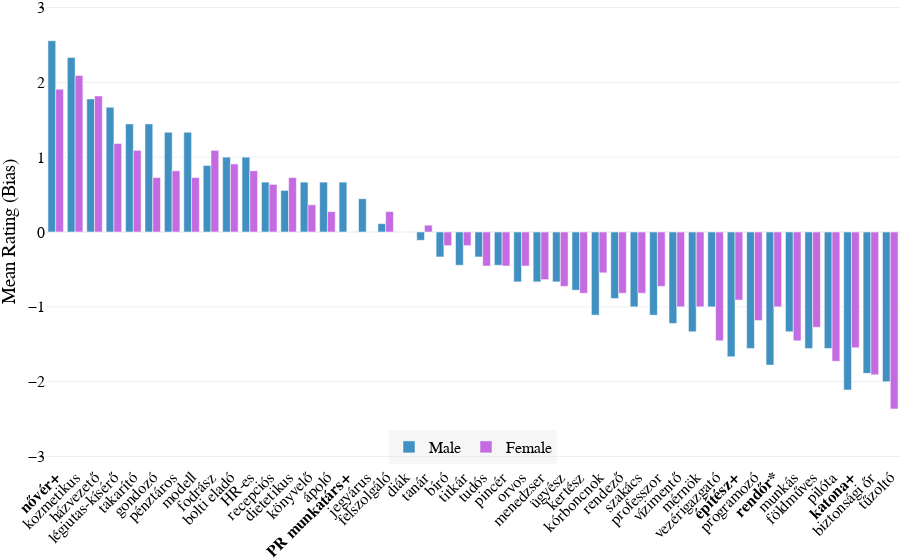

The notebook cell this image was saved under:
### Code cell
# Add a new column with the mean of the ratings for each participant
df_hu['Mean Rating'] = df_hu.iloc[:, 8:].mean(axis=1)

# Separate df_hu into male and female datasets based on the Gender column
df_hu_male = df_hu[df_hu['Gender'] == 'male']
df_hu_female = df_hu[df_hu['Gender'] == 'female']

# Show the number of male and female participants
print(f"Number of male participants: {df_hu_male['Participant ID'].nunique()}")
print(f"Number of female participants: {df_hu_female['Participant ID'].nunique()}")

# Two Sample T-Test between male and female participants for each occupation word
results = []
for col in rating_columns:
    male_ratings = df_hu_male[col].dropna().astype(float)
    female_ratings = df_hu_female[col].dropna().astype(float)
    # Only test if both groups have at least 2 ratings
    if len(male_ratings) > 1 and len(female_ratings) > 1:
        t_stat, p_value = stats.ttest_ind(male_ratings, female_ratings, equal_var=False)
        mean_male = male_ratings.mean()
        mean_female = female_ratings.mean()
        # Get English translation from occupations DataFrame
        en_translation = occupations.loc[occupations['hu'] == col, 'en'].values
        en_translation = en_translation[0] if len(en_translation) > 0 else ""
        results.append({
            'occupation': col,
            'mean_male': mean_male,
            'mean_female': mean_female,
            't_stat': t_stat,
            'p_value': p_value,
            'significant': p_value < 0.05,
            'marg_significant': 0.05 < p_value < 0.1,
            'en': en_translation
        })

# Create a DataFrame from the results
df_ttest = pd.DataFrame(results)

# Add overall mean rating for sorting
df_ttest['overall_mean'] = (df_ttest['mean_male'] + df_ttest['mean_female']) / 2

# Sort by overall mean rating
df_ttest_sorted = df_ttest.sort_values('overall_mean', ascending=False)

# Prepare axis labels: bold for significant
def bold_label(row):
    occupation = row['occupation']
    if row.get('significant'):
        occupation = f"<b>{occupation}*</b>"
    if row.get('marg_significant'):
        occupation = f"<b>{occupation}+</b>"
    return occupation

df_ttest_sorted['occupation_label'] = df_ttest_sorted.apply(bold_label, axis=1)

# Plot with English translation in hover
fig = go.Figure()

fig.add_trace(go.Bar(
    x=df_ttest_sorted['occupation_label'],
    y=df_ttest_sorted['mean_male'],
    name='Male',
    marker_color=male_color,
    customdata=df_ttest_sorted[['en']],
    hovertemplate='Occupation: %{x}<br>English: %{customdata[0]}<br>Mean (Male): %{y:.2f}<extra></extra>'
))

fig.add_trace(go.Bar(
    x=df_ttest_sorted['occupation_label'],
    y=df_ttest_sorted['mean_female'],
    name='Female',
    marker_color=female_color,
    customdata=df_ttest_sorted[['en']],
    hovertemplate='Occupation: %{x}<br>English: %{customdata[0]}<br>Mean (Female): %{y:.2f}<extra></extra>'
))

fig.update_layout(
    barmode='group',
    xaxis_tickangle=-45,
    yaxis_title='Bias (Male - Female)',
    yaxis=dict(
        range=[-3.1, 3.1],
        tickvals=[-3, -2, -1, 0, 1, 2, 3],
        title='Mean Rating (Bias)'
    ),
    template='plotly_white',
    font=dict(family="Times New Roman, serif", size=16, color='black'),
    margin=dict(l=0, r=0, t=0, b=0),
    legend=dict(
        orientation='h',
        yanchor='bottom',
        y=0,
        xanchor='center',
        x=0.5,
        bgcolor='rgba(220, 220, 220, 0.25)',
    )
)

# Show the plot
fig.show()

# Save it as HTML and image
fig.write_html('occupations_hu_gender.html')
fig.write_image('occupations_hu_gender.png', scale=3, width=1000, height=400)

### Figure 1 — Plotly figure (JSON) as saved in the notebook; plotly's stock layout.template omitted (floating-point values rounded to 4 significant figures)
{"data": [{"customdata": [["nurse"], ["beautician"], ["housekeeper"], ["flight attendant"], ["cleaner"], ["caregiver"], ["cashier"], ["model"], ["hairdresser"], ["shop assistant"], ["HR specialist"], ["receptionist"], ["dietitian"], ["accountant"], ["nurse"], ["PR specialist"], ["ticket seller"], ["server"], ["student"], ["teacher"], ["judge"], ["secretary"], ["scientist"], ["waiter"], ["doctor"], ["manager"], ["prosecutor"], ["gardener"], ["pathologist"], ["director"], ["chef"], ["professor"], ["lifeguard"], ["engineer"], ["CEO"], ["architect"], ["programmer"], ["police officer"], ["worker"], ["farmer"], ["pilot"], ["soldier"], ["security guard"], ["firefighter"]], "hovertemplate": "Occupation: %{x}<br>English: %{customdata[0]}<br>Mean (Male): %{y:.2f}<extra></extra>", "marker": {"color": "#4090C2"}, "name": "Male", "type": "bar", "x": ["<b>nővér+</b>", "kozmetikus", "házvezető", "légiutas-kísérő", "takarító", "gondozó", "pénztáros", "modell", "fodrász", "bolti eladó", "HR-es", "recepciós", "dietetikus", "könyvelő", "ápoló", "<b>PR munkatárs+</b>", "jegyárus", "felszolgáló", "diák", "tanár", "bíró", "titkár", "tudós", "pincér", "orvos", "menedzser", "ügyész", "kertész", "kórboncnok", "rendező", "szakács", "professzor", "vízimentő", "mérnök", "vezérigazgató", "<b>építész+</b>", "programozó", "<b>rendőr*</b>", "munkás", "földműves", "pilóta", "<b>katona+</b>", "biztonsági őr", "tűzoltó"], "y": [2.556, 2.333, 1.778, 1.667, 1.444, 1.444, 1.333, 1.333, 0.8889, 1.0, 1.0, 0.6667, 0.5556, 0.6667, 0.6667, 0.6667, 0.4444, 0.1111, 0.0, -0.1111, -0.3333, -0.4444, -0.3333, -0.4444, -0.6667, -0.6667, -0.6667, -0.7778, -1.111, -0.8889, -1.0, -1.111, -1.222, -1.333, -1.0, -1.667, -1.556, -1.778, -1.333, -1.556, -1.556, -2.111, -1.889, -2.0]}, {"customdata": [["nurse"], ["beautician"], ["housekeeper"], ["flight attendant"], ["cleaner"], ["caregiver"], ["cashier"], ["model"], ["hairdresser"], ["shop assistant"], ["HR specialist"], ["receptionist"], ["dietitian"], ["accountant"], ["nurse"], ["PR specialist"], ["ticket seller"], ["server"], ["student"], ["teacher"], ["judge"], ["secretary"], ["scientist"], ["waiter"], ["doctor"], ["manager"], ["prosecutor"], ["gardener"], ["pathologist"], ["director"], ["chef"], ["professor"], ["lifeguard"], ["engineer"], ["CEO"], ["architect"], ["programmer"], ["police officer"], ["worker"], ["farmer"], ["pilot"], ["soldier"], ["security guard"], ["firefighter"]], "hovertemplate": "Occupation: %{x}<br>English: %{customdata[0]}<br>Mean (Female): %{y:.2f}<extra></extra>", "marker": {"color": "#C46BE1"}, "name": "Female", "type": "bar", "x": ["<b>nővér+</b>", "kozmetikus", "házvezető", "légiutas-kísérő", "takarító", "gondozó", "pénztáros", "modell", "fodrász", "bolti eladó", "HR-es", "recepciós", "dietetikus", "könyvelő", "ápoló", "<b>PR munkatárs+</b>", "jegyárus", "felszolgáló", "diák", "tanár", "bíró", "titkár", "tudós", "pincér", "orvos", "menedzser", "ügyész", "kertész", "kórboncnok", "rendező", "szakács", "professzor", "vízimentő", "mérnök", "vezérigazgató", "<b>építész+</b>", "programozó", "<b>rendőr*</b>", "munkás", "földműves", "pilóta", "<b>katona+</b>", "biztonsági őr", "tűzoltó"], "y": [1.909, 2.091, 1.818, 1.182, 1.091, 0.7273, 0.8182, 0.7273, 1.091, 0.9091, 0.8182, 0.6364, 0.7273, 0.3636, 0.2727, 0.0, 0.0, 0.2727, 0.0, 0.09091, -0.1818, -0.1818, -0.4545, -0.4545, -0.4545, -0.6364, -0.7273, -0.8182, -0.5455, -0.8182, -0.8182, -0.7273, -1.0, -1.0, -1.455, -0.9091, -1.182, -1.0, -1.455, -1.273, -1.727, -1.545, -1.909, -2.364]}], "layout": {"barmode": "group", "font": {"color": "black", "family": "Times New Roman, serif", "size": 16}, "legend": {"bgcolor": "rgba(220, 220, 220, 0.25)", "orientation": "h", "x": 0.5, "xanchor": "center", "y": 0, "yanchor": "bottom"}, "margin": {"b": 0, "l": 0, "r": 0, "t": 0}, "xaxis": {"tickangle": -45}, "yaxis": {"range": [-3.1, 3.1], "tickvals": [-3, -2, -1, 0, 1, 2, 3], "title": {"text": "Mean Rating (Bias)"}}}}
